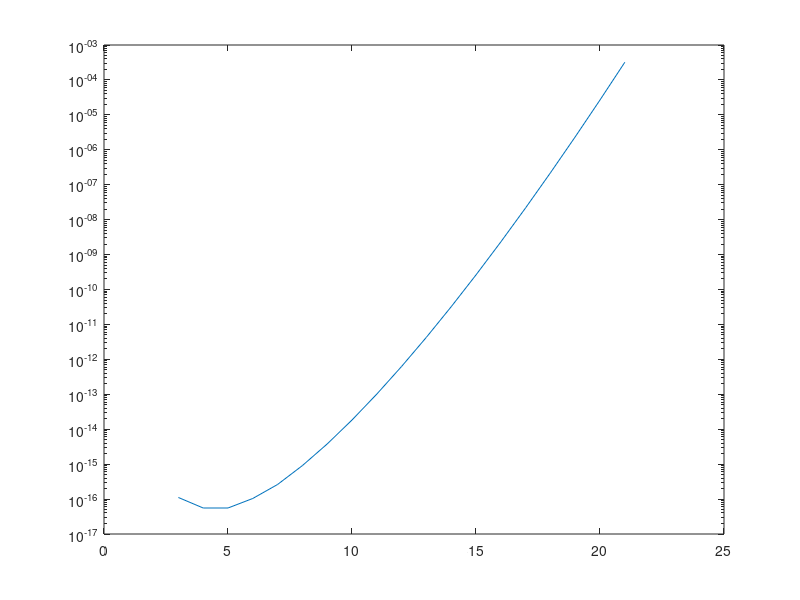
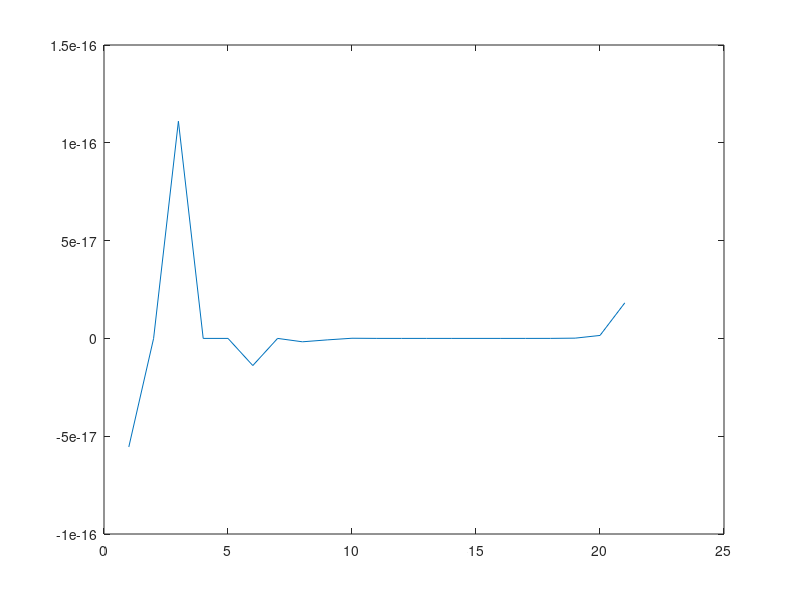

The MATLAB source for these figures, in order: (Note: this script raises an error after producing the figures.)
%% Problem 1
format long
NUM_MAX = 20;
Jpi_accurate = besselj(0:NUM_MAX, pi);

% (i)
Jpi = Jpi_accurate(1:2);  % Initial values
for n = 2:NUM_MAX
    % Fills in the rest via recurrence
    Jpi(n+1) = 2*(n-1)*Jpi(n) / pi - Jpi(n-1);
end

figure(1);
semilogy(abs(Jpi_accurate - Jpi));
% The accuracy deteriorates quickly, going from zero up to 1e-3.


% (ii)
Jpi = [zeros(1,NUM_MAX), 1, 0];
% Since we know a total, and the recurrence is linear,
% we can be off by a constant proportion, and correct
% for it at the very end. Now we can do the recurrence
% backwards, starting with [..., c, 0], where c is an
% arbitrary constant. (This results in very large numbers
% near the beginning.)
for n = NUM_MAX:-1:1
    % Backwards recurrence
    Jpi(n) = 2*n*Jpi(n+1) / pi - Jpi(n+2);
end
Jpi = Jpi / (Jpi(1) + 2*sum(Jpi(3:2:NUM_MAX+1)));
Jpi = Jpi(1:NUM_MAX+1);

figure(2);
plot(Jpi_accurate - Jpi);
% The error is now stably around 1e-16.

%% Problem 2

I1_accurate = sqrt(pi);
I2_accurate = sqrt(pi) * erf(2);

Ns = (2:50); fun = @(x) exp(-x.^2);
% Here we cut off the infinite integral at sqrt(N)
I1_values = arrayfun(@(N) trapz(fun, -sqrt(N), sqrt(N), N), Ns);
I2_values = arrayfun(@(N) trapz(fun, -2, 2, N), Ns);

I1_errors = abs(I1_values - I1_accurate);
I2_errors = abs(I2_values - I2_accurate);
% We see the effect of cutoff error
I1_cutoff = sqrt(pi) * (1 - erf(sqrt(Ns)));

figure(3);
semilogy(Ns, I1_errors, Ns, I2_errors, Ns, I1_cutoff);
legend("I_1-errors", "I_2-errors", "I_1-cutoff");

function int = trapz(fun, left, right, N)
    h = (right-left) / N;
    pts = h * (0:N) + left;
    fpts = fun(pts);
    int = h/2 * sum(fpts(1:N) + fpts(2:N+1));
end
